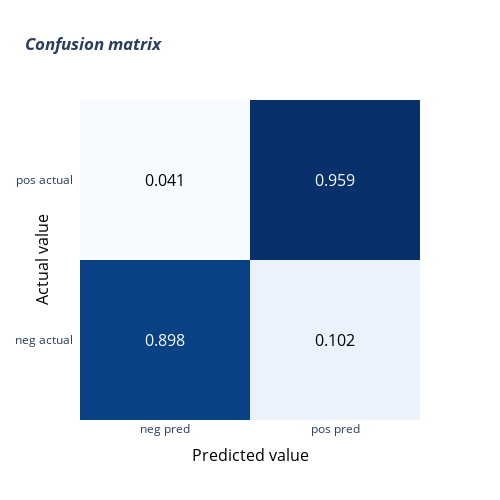

Notebook source saved alongside this figure:
### Code cell
get_clsrpt_confmat(y_test_c, pred_mld_d_label)

### Figure 1 — Plotly figure (JSON) as saved in the notebook; plotly's stock layout.template omitted (floating-point values rounded to 4 significant figures)
{"data": [{"colorscale": [[0, "rgb(247,251,255)"], [0.125, "rgb(222,235,247)"], [0.25, "rgb(198,219,239)"], [0.375, "rgb(158,202,225)"], [0.5, "rgb(107,174,214)"], [0.625, "rgb(66,146,198)"], [0.75, "rgb(33,113,181)"], [0.875, "rgb(8,81,156)"], [1, "rgb(8,48,107)"]], "reversescale": false, "showscale": false, "type": "heatmap", "x": ["neg pred", "pos pred"], "y": ["neg actual", "pos actual"], "z": [[0.898, 0.102], [0.041, 0.959]]}], "layout": {"annotations": [{"font": {"color": "#FFFFFF", "size": 16}, "showarrow": false, "text": "0.898", "x": "neg pred", "xref": "x", "y": "neg actual", "yref": "y"}, {"font": {"color": "#000000", "size": 16}, "showarrow": false, "text": "0.102", "x": "pos pred", "xref": "x", "y": "neg actual", "yref": "y"}, {"font": {"color": "#000000", "size": 16}, "showarrow": false, "text": "0.041", "x": "neg pred", "xref": "x", "y": "pos actual", "yref": "y"}, {"font": {"color": "#FFFFFF", "size": 16}, "showarrow": false, "text": "0.959", "x": "pos pred", "xref": "x", "y": "pos actual", "yref": "y"}, {"font": {"color": "black", "size": 16}, "showarrow": false, "text": "Predicted value", "x": 0.5, "xref": "paper", "y": -0.15, "yref": "paper"}, {"font": {"color": "black", "size": 16}, "showarrow": false, "text": "Actual value", "textangle": -90, "x": -0.15, "xref": "paper", "y": 0.5, "yref": "paper"}], "height": 500, "title": {"text": "<i><b>Confusion matrix</b></i>"}, "width": 500, "xaxis": {"dtick": 1, "gridcolor": "rgb(0, 0, 0)", "side": "bottom", "ticks": ""}, "yaxis": {"dtick": 1, "ticks": "", "ticksuffix": "  "}}}
